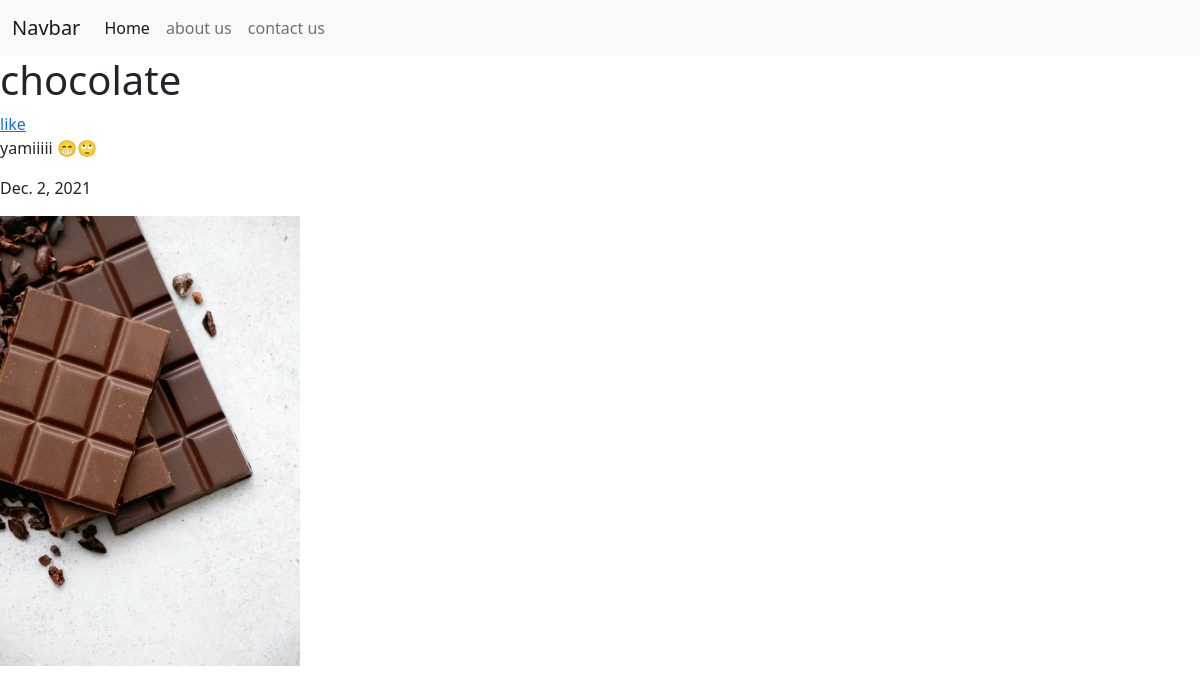
The app's page /testapp/blog/18 with its own data.
### testapp/models.py (models this page shows, shortened)
class Blog(models.Model):
    title = models.CharField(max_length=200)
    content = models.TextField()
    date = models.DateField(auto_now_add=True , null=True , blank=True)
    author = models.ForeignKey(User , on_delete = models.CASCADE , null=True , blank=True)
    image = models.ImageField(upload_to = '%Y/%m/%d' ,null=True , blank=True )
    likes = models.ManyToManyField(User , related_name='BlogLikes' , blank=True)

### testapp/views.py (the view)
# urls.py: path('blog/<int:pk>' ,BlogDetail.as_view() , name = 'detail'),
class BlogDetail(generic.DetailView):
    model = Blog
    template_name = 'testapp/BlogDetail.html'

### testapp/templates/testapp/BlogDetail.html (shortened to what this page needs)
{% extends 'base.html' %}
{% block content %}
<h1>{{blog.title}}</h1>
{% if user in blog.likes.all %}
    <a href="{% url 'postunlike' blog.id %}">unlike</a>
{% else %}
    <a href="{% url 'postlike' blog.id %}">like</a>
{% endif %}
<p>{{blog.content}}</p>
<p>{{blog.date}}</p>
<img style="width: 300px;" src="{{blog.image.url}}" alt="">
{% endblock content %}

### records on screen
Blog: title "chocolate", content "yamiiiii 😁🙄", date "Dec. 2, 2021", image (picture)
